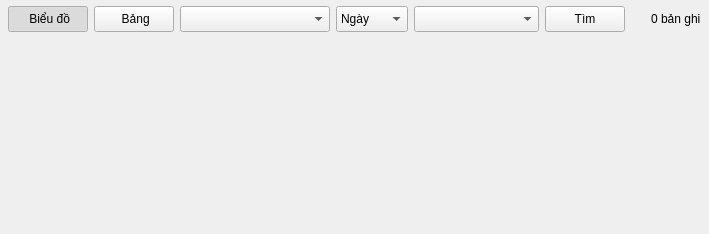
<?xml version="1.0" encoding="UTF-8"?>
<ui version="4.0">
 <class>HistoryPage</class>
 <widget class="QWidget" name="HistoryPage">
  <layout class="QVBoxLayout" name="verticalLayout">
   <property name="leftMargin"><number>8</number></property>
   <property name="topMargin"><number>6</number></property>
   <property name="rightMargin"><number>8</number></property>
   <property name="bottomMargin"><number>6</number></property>
   <property name="spacing"><number>4</number></property>
   <item>
    <layout class="QHBoxLayout" name="filterLayout">
     <property name="spacing"><number>6</number></property>
     <item><widget class="QPushButton" name="chartTabButton"><property name="minimumSize"><size><width>0</width><height>26</height></size></property><property name="text"><string> Biểu đồ</string></property><property name="checkable"><bool>true</bool></property><property name="checked"><bool>true</bool></property></widget></item>
     <item><widget class="QPushButton" name="tableTabButton"><property name="minimumSize"><size><width>0</width><height>26</height></size></property><property name="text"><string> Bảng</string></property><property name="checkable"><bool>true</bool></property></widget></item>
     <item><widget class="QComboBox" name="deviceCombo"><property name="minimumSize"><size><width>150</width><height>26</height></size></property></widget></item>
     <item><widget class="QComboBox" name="periodCombo"><property name="minimumSize"><size><width>72</width><height>26</height></size></property><item><property name="text"><string>Ngày</string></property></item><item><property name="text"><string>Tháng</string></property></item><item><property name="text"><string>Năm</string></property></item></widget></item>
     <item><widget class="QComboBox" name="dateCombo"><property name="minimumSize"><size><width>125</width><height>26</height></size></property></widget></item>
     <item><widget class="QPushButton" name="searchButton"><property name="minimumSize"><size><width>0</width><height>26</height></size></property><property name="text"><string>Tìm</string></property></widget></item>
     <item><spacer name="filterSpacer"><property name="orientation"><enum>Qt::Horizontal</enum></property><property name="sizeHint" stdset="0"><size><width>20</width><height>20</height></size></property></spacer></item>
     <item><widget class="QLabel" name="recordCountLabel"><property name="text"><string>0 bản ghi</string></property></widget></item>
    </layout>
   </item>
   <item>
    <widget class="QStackedWidget" name="viewStack">
     <widget class="QWidget" name="chartPage"/>
     <widget class="QWidget" name="tablePage">
      <layout class="QVBoxLayout" name="tablePageLayout">
       <property name="leftMargin"><number>0</number></property>
       <property name="topMargin"><number>0</number></property>
       <property name="rightMargin"><number>0</number></property>
       <property name="bottomMargin"><number>0</number></property>
       <item>
        <widget class="QTableWidget" name="historyTable">
         <property name="alternatingRowColors"><bool>true</bool></property>
         <property name="editTriggers"><set>QAbstractItemView::NoEditTriggers</set></property>
         <property name="selectionBehavior"><enum>QAbstractItemView::SelectRows</enum></property>
         <property name="columnCount"><number>1</number></property>
         <property name="rowCount"><number>0</number></property>
         <column><property name="text"><string>Thời gian</string></property></column>
        </widget>
       </item>
      </layout>
     </widget>
    </widget>
   </item>
  </layout>
 </widget>
 <resources/>
 <connections/>
</ui>
